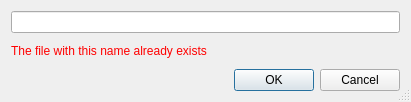
<?xml version="1.0" encoding="UTF-8"?>
<ui version="4.0">
 <class>RenameDialog</class>
 <widget class="QDialog" name="RenameDialog">
  <property name="geometry">
   <rect>
    <x>0</x>
    <y>0</y>
    <width>411</width>
    <height>102</height>
   </rect>
  </property>
  <property name="windowTitle">
   <string>Enter new name</string>
  </property>
  <property name="windowIcon">
   <iconset>
    <normaloff>:app.ico</normaloff>:app.ico</iconset>
  </property>
  <property name="sizeGripEnabled">
   <bool>true</bool>
  </property>
  <property name="modal">
   <bool>true</bool>
  </property>
  <layout class="QVBoxLayout" name="verticalLayout">
   <item>
    <widget class="QLineEdit" name="input"/>
   </item>
   <item>
    <widget class="QLabel" name="error">
     <property name="styleSheet">
      <string notr="true">color: red	</string>
     </property>
     <property name="text">
      <string>The file with this name already exists</string>
     </property>
    </widget>
   </item>
   <item>
    <widget class="QDialogButtonBox" name="buttonBox">
     <property name="standardButtons">
      <set>QDialogButtonBox::StandardButton::Cancel|QDialogButtonBox::StandardButton::Ok</set>
     </property>
    </widget>
   </item>
  </layout>
 </widget>
 <resources/>
 <connections>
  <connection>
   <sender>input</sender>
   <signal>textEdited(QString)</signal>
   <receiver>RenameDialog</receiver>
   <slot>onTextEdited(QString)</slot>
   <hints>
    <hint type="sourcelabel">
     <x>199</x>
     <y>21</y>
    </hint>
    <hint type="destinationlabel">
     <x>199</x>
     <y>50</y>
    </hint>
   </hints>
  </connection>
  <connection>
   <sender>buttonBox</sender>
   <signal>accepted()</signal>
   <receiver>RenameDialog</receiver>
   <slot>accept()</slot>
   <hints>
    <hint type="sourcelabel">
     <x>199</x>
     <y>76</y>
    </hint>
    <hint type="destinationlabel">
     <x>199</x>
     <y>50</y>
    </hint>
   </hints>
  </connection>
  <connection>
   <sender>buttonBox</sender>
   <signal>rejected()</signal>
   <receiver>RenameDialog</receiver>
   <slot>reject()</slot>
   <hints>
    <hint type="sourcelabel">
     <x>199</x>
     <y>76</y>
    </hint>
    <hint type="destinationlabel">
     <x>199</x>
     <y>50</y>
    </hint>
   </hints>
  </connection>
 </connections>
 <slots>
  <slot>onTextEdited(QString)</slot>
  <slot>onAcceptClick()</slot>
 </slots>
</ui>
